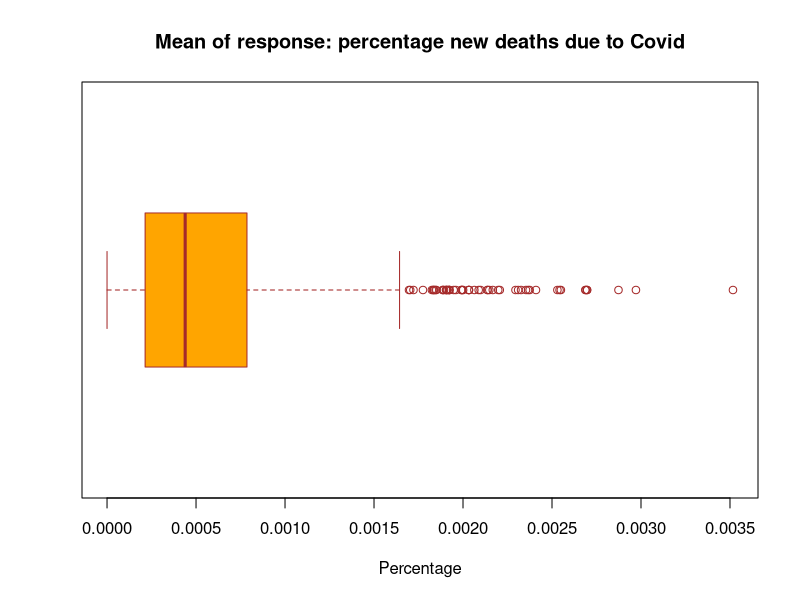
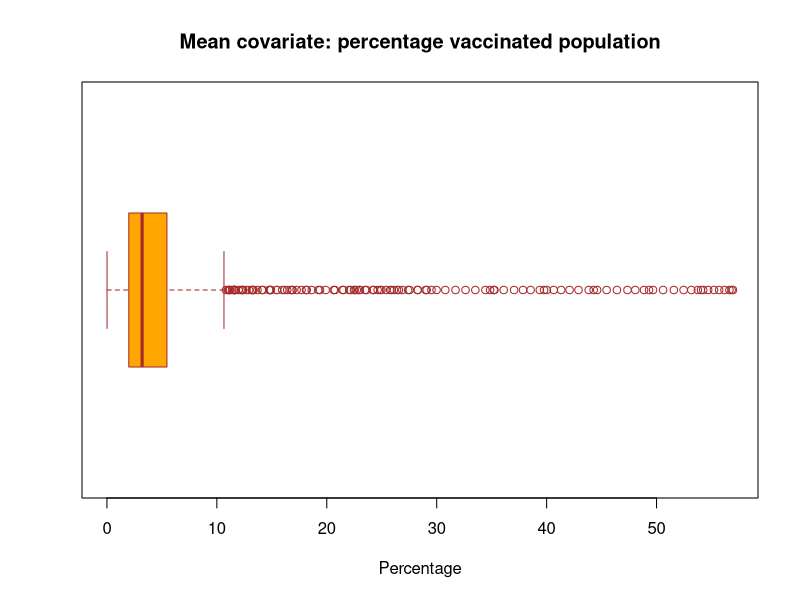
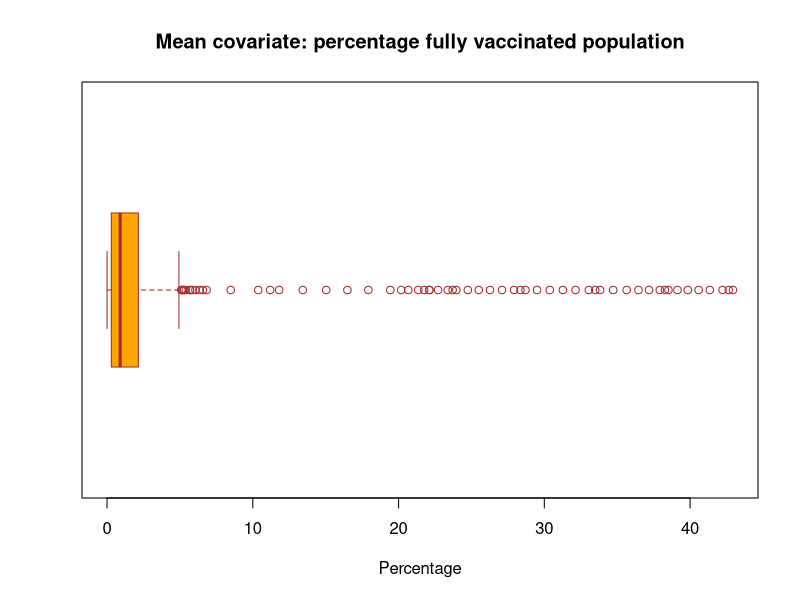
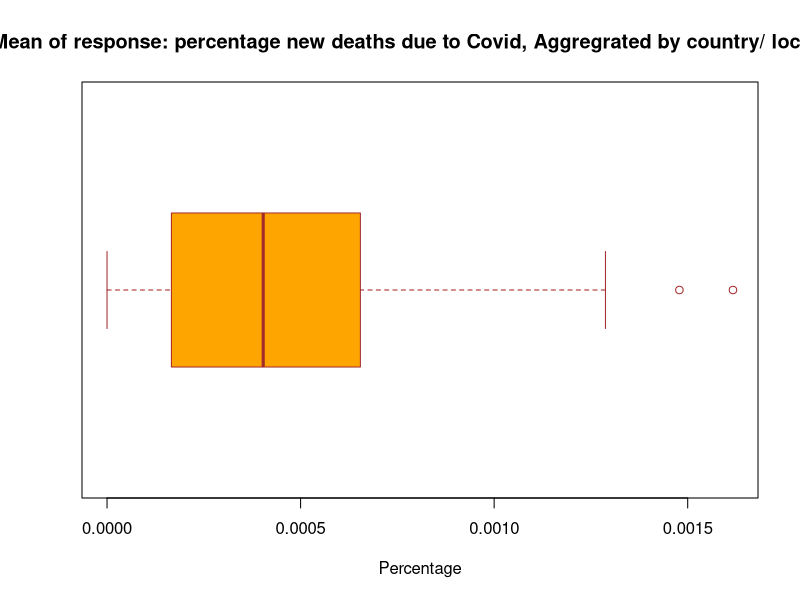
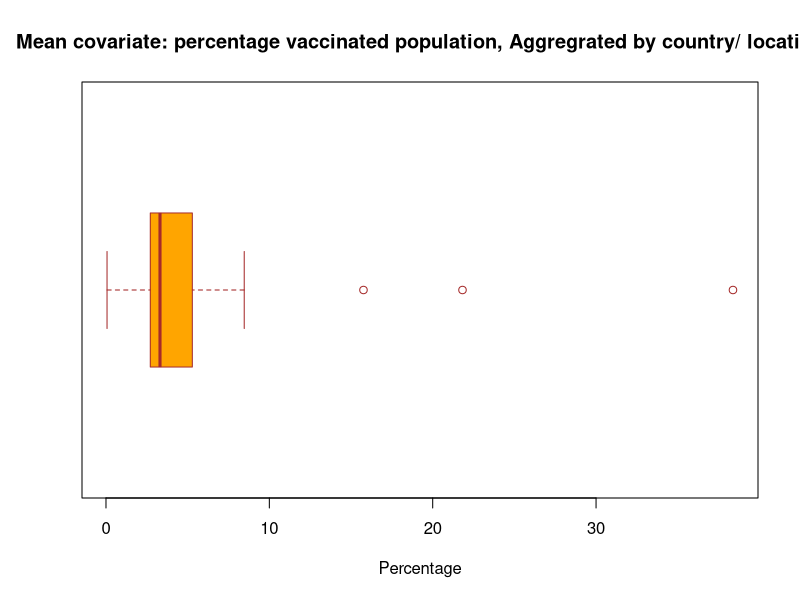
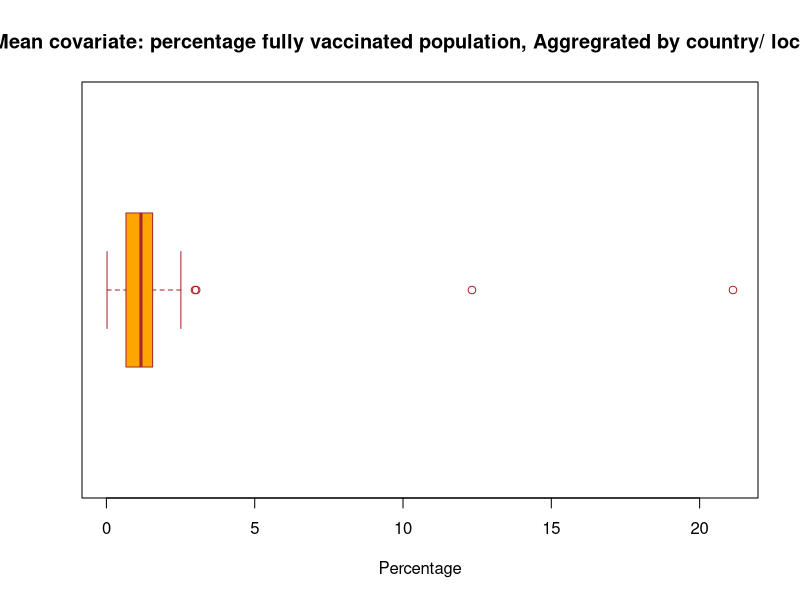
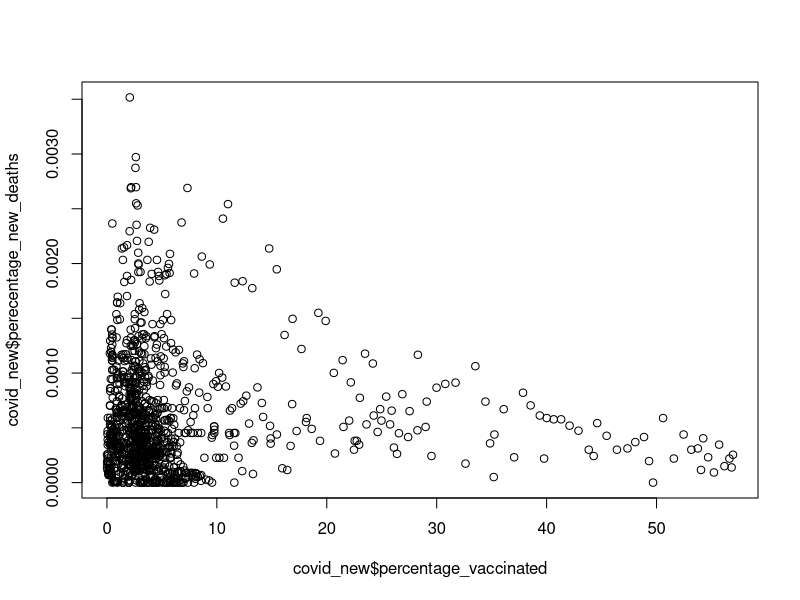
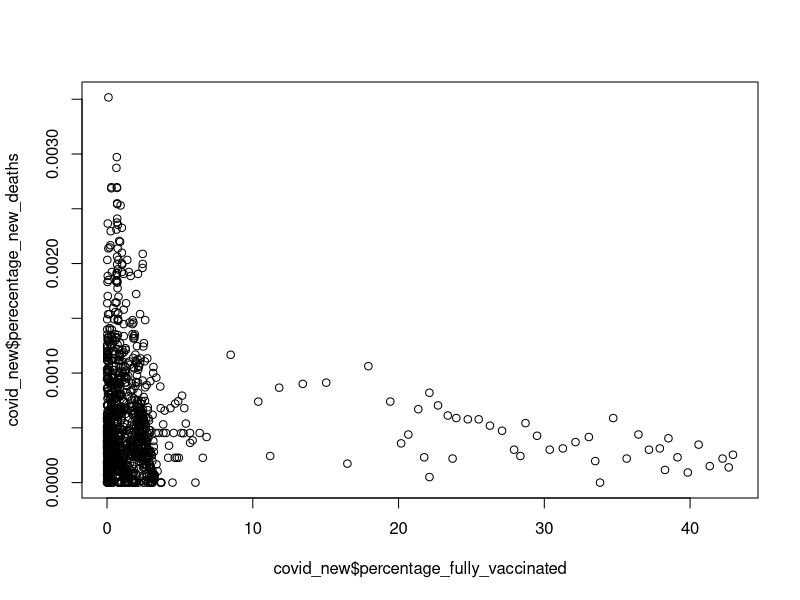

Reproduce these figures in R, in order.
## ---- chunk 1
knitr::opts_chunk$set(echo = TRUE)
## ---- chunk 2
covid <- read.csv(file = 'covid.csv')
## ---- chunk 3
location <- covid$location
date <- covid$date
approx_percentage_new_positive_tests <- ((covid$new_tests*covid$positive_rate)/covid$population)*100
approx_percentage_total_positve_tests <- ((covid$total_tests*covid$positive_rate)/covid$population)*100
tests_per_case <- covid$tests_per_case
percentage_vaccinated <- (covid$people_vaccinated/covid$population)*100
percentage_fully_vaccinated <- (covid$people_fully_vaccinated/covid$population)*100
percentage_new_vaccinated <- (covid$new_vaccinations/covid$population)*100
population_density <- covid$population_density
percentage_population_over_65 <- (covid$aged_65_older/covid$population)*100
gdp_per_capita <- covid$gdp_per_capita
percentage_cardiovascular_death <- covid$cardiovasc_death_rate/1000
diabetes_prevalence <- covid$diabetes_prevalence
hospital_beds_per_100 <- covid$hospital_beds_per_thousand/10
life_expectancy <- covid$life_expectancy
human_development_index <- covid$human_development_index
stringency_index <- covid$stringency_index
percentage_total_deaths <- (covid$total_deaths/covid$population)*100
perecentage_new_deaths <- (covid$new_deaths/covid$population)*100

temp <- cbind.data.frame(covid$location, covid$population)
agg <- aggregate(covid$new_deaths, by=list(covid$location), mean)
for(con in unique(covid$location)) {
  temp[,2][temp[,1] == con] = (agg[,2][agg[,1] == con]/temp[,2][temp[,1] == con][1])*100
}
percentage_avg_new_deaths_by_country = temp[,2]

covid_new = cbind.data.frame(location, date, approx_percentage_new_positive_tests, approx_percentage_total_positve_tests, tests_per_case, percentage_vaccinated, percentage_fully_vaccinated, percentage_new_vaccinated, population_density, percentage_population_over_65, gdp_per_capita, percentage_cardiovascular_death, diabetes_prevalence, hospital_beds_per_100, life_expectancy, human_development_index, stringency_index, percentage_avg_new_deaths_by_country, percentage_total_deaths, perecentage_new_deaths)
## ---- chunk 4
agg_new_deaths <- aggregate(covid_new$perecentage_new_deaths, by=list(covid_new$location), mean)$x
agg_fully_vaccinated_population <- aggregate(covid_new$percentage_fully_vaccinated, by=list(covid_new$location), mean)$x
agg_vaccinated_populations <- aggregate(covid_new$percentage_vaccinated, by=list(covid_new$location), mean)$x
## ---- chunk 5
boxplot(covid_new$perecentage_new_deaths,
main = "Mean of response: percentage new deaths due to Covid",
xlab = "Percentage",
col = "orange",
border = "brown",
horizontal = TRUE,
notch = FALSE
)

boxplot(covid_new$percentage_vaccinated,
main = "Mean covariate: percentage vaccinated population",
xlab = "Percentage",
col = "orange",
border = "brown",
horizontal = TRUE,
notch = FALSE
)

boxplot(covid_new$percentage_fully_vaccinated,
main = "Mean covariate: percentage fully vaccinated population",
xlab = "Percentage",
col = "orange",
border = "brown",
horizontal = TRUE,
notch = FALSE
)

boxplot(agg_new_deaths,
main = "Mean of response: percentage new deaths due to Covid, Aggregrated by country/ location",
xlab = "Percentage",
col = "orange",
border = "brown",
horizontal = TRUE,
notch = FALSE
)

boxplot(agg_vaccinated_populations,
main = "Mean covariate: percentage vaccinated population, Aggregrated by country/ location",
xlab = "Percentage",
col = "orange",
border = "brown",
horizontal = TRUE,
notch = FALSE
)

boxplot(agg_fully_vaccinated_population,
main = "Mean covariate: percentage fully vaccinated population, Aggregrated by country/ location",
xlab = "Percentage",
col = "orange",
border = "brown",
horizontal = TRUE,
notch = FALSE
)
## ---- chunk 6
print("Summary for observation 1")
mean(covid_new$perecentage_new_deaths)
mean(covid_new$percentage_vaccinated)
mean(covid_new$percentage_fully_vaccinated)

print("Now observation 2, for aggregated data by country or location")
mean(agg_new_deaths)
mean(agg_vaccinated_populations)
mean(agg_fully_vaccinated_population)
## ---- chunk 7
print("Summary for observation 1")
sd(covid_new$perecentage_new_deaths)
sd(covid_new$percentage_vaccinated)
sd(covid_new$percentage_fully_vaccinated)

print("Now observation 2, for aggregated data by country or location")
sd(agg_new_deaths)
sd(agg_vaccinated_populations)
sd(agg_fully_vaccinated_population)
## ---- chunk 8
print("Summary for observation 1")
range(covid_new$perecentage_new_deaths)
range(covid_new$percentage_vaccinated)
range(covid_new$percentage_fully_vaccinated)

print("Now observation 2, for aggregated data by country or location")
range(agg_new_deaths)
range(agg_vaccinated_populations)
range(agg_fully_vaccinated_population)
## ---- chunk 9
print("Summary for observation 1")
plot(covid_new$percentage_vaccinated, covid_new$perecentage_new_deaths)
plot(covid_new$percentage_fully_vaccinated, covid_new$perecentage_new_deaths)

print("Now observation 2, for aggregated data by country or location")
plot(agg_vaccinated_populations, agg_new_deaths)
plot(agg_fully_vaccinated_population, agg_new_deaths)
## ---- chunk 10
print("Summary for observation 1")
linmod <- lm(covid_new$perecentage_new_deaths ~ covid_new$percentage_vaccinated + covid_new$percentage_fully_vaccinated)

print(linmod$coefficients)
print("")

# summary(linmod)

print("Now observation 2, for aggregated data by country or location")
linmod.2 <- lm(agg_new_deaths ~ agg_vaccinated_populations + agg_fully_vaccinated_population)

print(linmod.2$coefficients)

# summary(linmod.2)
## ---- chunk 11
print("Summary for observation 1")
hist(summary(linmod)$residual)
print("R squared value")
print(summary(linmod)$r.squared)
print("MSE")
print(sigma(linmod)^2)

print("Now observation 2, for aggregated data by country or location")
hist(summary(linmod.2)$residual)
print("R squared value")
print(summary(linmod.2)$r.squared)
print("MSE")
print(sigma(linmod.2)^2)
## ---- chunk 12
print("Summary for observation 1")
n <- nrow(covid_new)
b1 <- linmod$coef[2]
s.b1 <- summary(linmod)$coef[2, 2] 
b2 <- linmod$coef[3]
s.b2 <- summary(linmod)$coef[3, 2] 
t_stat_b1 <- b1/s.b1 # Compute the test statistic of B1
t_stat_b2 <- b2/s.b2 # Compute the test statistic of B2
p <- 3
df <- n - p # Degrees of freedom
pvalue <- 2*pt(-abs(t_stat_b1), df)
print(pvalue)
pvalue <- 2*pt(-abs(t_stat_b2), df)
print(pvalue)

print("Now observation 2, for aggregated data by country or location")
n <- length(agg_new_deaths)
b1 <- linmod.2$coef[2]
b2 <- linmod.2$coef[3]
s.b1 <- summary(linmod.2)$coef[2, 2] 
s.b2 <- summary(linmod.2)$coef[3, 2] 
t_stat_b1 <- b1/s.b1 # Compute the test statistic of B1
t_stat_b2 <- b2/s.b2 # Compute the test statistic of B2
p <- 3
df <- n - p # Degrees of freedom
pvalue <- 2*pt(-abs(t_stat_b1), df)
print(pvalue)
pvalue <- 2*pt(-abs(t_stat_b2), df)
print(pvalue)
